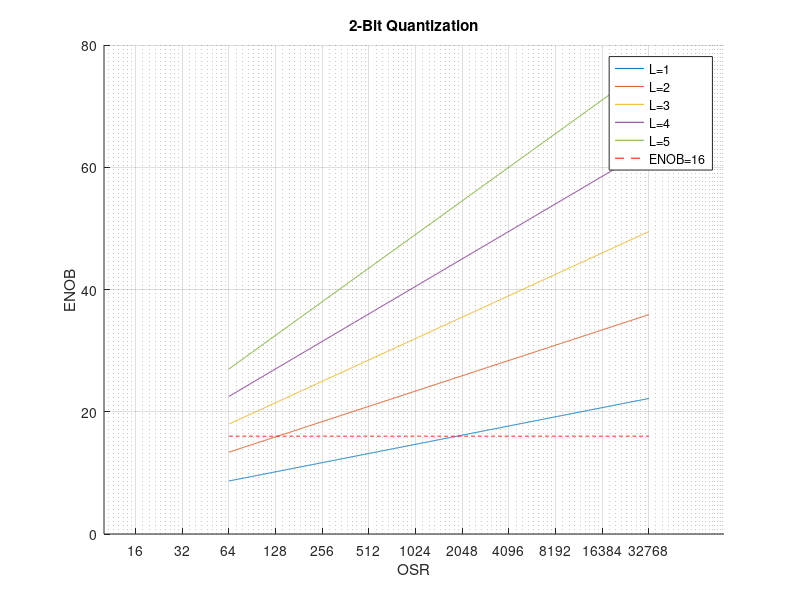

The MATLAB source for this figure:
x_ticks = 2.^(0:1:15);  % X-axis ticks: 2, 4, 8, 16, and so on
osr = logspace(log10(64), log10(2^15), 1000);  % X-axis range: from 64 to 2^15 logarithmically spaced

snr = zeros(5, length(osr));
enob = zeros(6, length(osr));

for L = 1:1:5
    snr(L, :) = 1.76 + 6.02*2 + 10*log10((2*L+1)/pi^(2*L)) + 10*(2*L+1)*log10(osr);
    enob(L, :) = snr(L, :)/6.02-1.76;
    enob(6, :) = 16;
end

colors = lines(6);  % Predefined color map
figure;
hold on;
for L = 1:1:5
    plot(osr, enob(L, :), 'Color', colors(L, :));
end
plot(osr, enob(6, :), 'Color', 'r', 'LineStyle', '--');
hold off;

legend('L=1', 'L=2', 'L=3', 'L=4', 'L=5', 'ENOB=16');
xlabel('OSR');
ylabel('ENOB');
set(gca, 'XScale', 'log');  % Set X-axis to logarithmic scale
set(gca, 'XTick', x_ticks);  % Set X-axis ticks to 2, 4, 8, 16, and so on
set(gca, 'XTickLabel', x_ticks);  % Set X-axis tick labels to the corresponding values

grid on;  % Display grid
title('2-Bit Quantization');  % Add title
